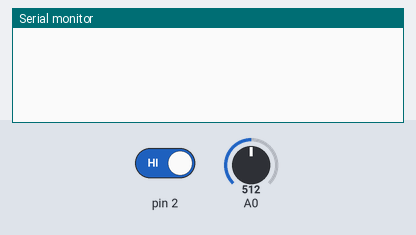
A sketch run on a simulated Arduino Uno, built with avr-gcc and run on an emulated ATmega328P. Shown: the last lines printed to the serial monitor. Inputs (shaded band) come from the test bench; at power-on: pin 2 HIGH, A0 = 512.

Above: at 1.2 s.
1.3 s: pin 2 driven LOW
At 1.8 s:
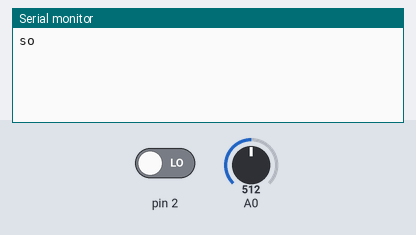
2.8 s: pin 2 driven HIGH
At 3.2 s:
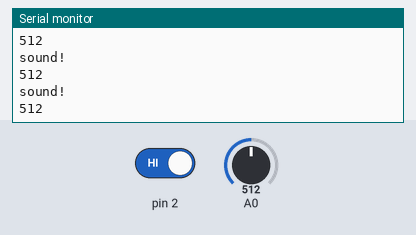

The sketch:

3-7.ino
```cpp
volatile int state = 0;
int sensorValue = 0;

void detectSound() {
  state = 1;
}

void setup() {
  Serial.begin(9600);
  attachInterrupt(0, detectSound, LOW);
}

void loop() {
  if (state == 1) {
    Serial.println("sound!");
    sensorValue = analogRead(A0);
    Serial.println(sensorValue);

    state = 0;
  }

  delay(100);
}

// CED 002, group 06, 2020-14247
// CED 002, group 06, 2023-14669
// CED 002, group 06, 2025-17066
```

Measured:
- after the input at 1.3 s, the serial monitor: prints a new line at once (image 1)
- after the input at 2.8 s, the serial monitor: prints a new line at once (image 2)
